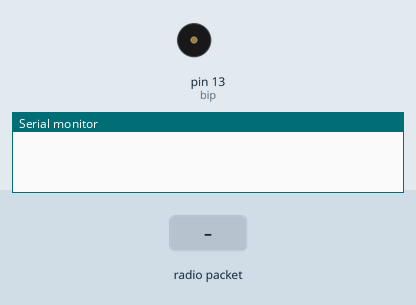
A sketch run on a simulated Arduino Uno, built with avr-gcc and run on an emulated ATmega328P. On the bench: buzzer (waves = sounding), the last lines printed to the serial monitor. The test bench sets the inputs (shaded band). No radio packets arrive unless stated.

Above: at 1.2 s.
1.3 s: radio packet "movimento" arrives
At 1.47 s:
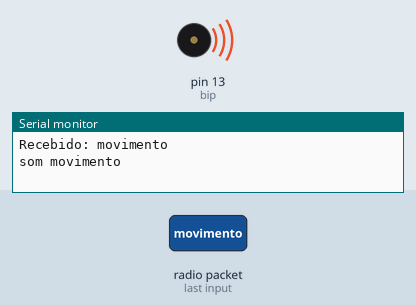
3.1 s: radio packet "1" arrives
Timing chart, 0 to 6.1 s (numbered marks = the images above; inputs shaded):
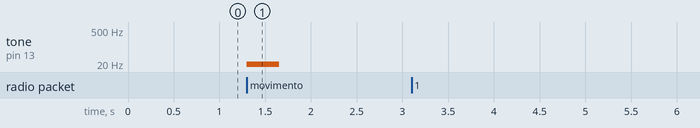

The sketch:

receptor.ino
```cpp
/*
 *  Receptor RF 433
 *  recebe mensagem, se o senhor de presença foi acionado emite sinal sonoro
 *  Diogo Cardoso Silva
 ------------------------------------------------------------- */
#include <VirtualWire.h>

int bip = 13;//Onboard buzzer = digital pin 13
byte message[VW_MAX_MESSAGE_LEN];    // Armazena as mensagens recebidas
byte msgLength = VW_MAX_MESSAGE_LEN; // Armazena o tamanho das mensagens

 void setup(){
    vw_set_rx_pin(8); // Define o pino 8 do Arduino como entrada de dados do receptor
    vw_setup(2000);             // Bits por segundo
    vw_rx_start();              // Inicializa o receptor
    pinMode(bip, OUTPUT);
    Serial.begin(9600);
//    Serial.println("Pronto!");
 }

 void loop(){
      char temp;
      String palavra = "";
      uint8_t message[VW_MAX_MESSAGE_LEN];
      uint8_t msgLength = VW_MAX_MESSAGE_LEN;

    if (vw_get_message(message, &msgLength)){
          Serial.print("Recebido: ");
          for (int i = 0; i < msgLength; i++){
              temp = message[i];
              Serial.write(temp);
              palavra += temp;
          }
          Serial.println();
      }
          if(palavra == "movimento"){
              Serial.print("som ");
              Serial.println(palavra);
              alarmeSonoro();
          }
          palavra = "a";

}
void alarmeSonoro(){
    for(int i = 0; i < 10;i++){
        tone(bip,1);
        delay(35);
        noTone(bip);
    }
}
```

Measured:
- after the input at 1.3 s, tone on pin 13 (bip): silent → 1 Hz at once, → silent 0.35 s later
